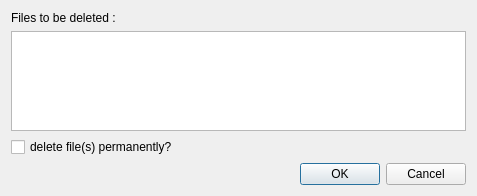
<?xml version="1.0" encoding="UTF-8"?>
<ui version="4.0">
 <class>DeleteFileDialog</class>
 <widget class="QDialog" name="DeleteFileDialog">
  <property name="geometry">
   <rect>
    <x>0</x>
    <y>0</y>
    <width>477</width>
    <height>196</height>
   </rect>
  </property>
  <property name="windowTitle">
   <string>Dialog</string>
  </property>
  <property name="windowIcon">
   <iconset resource="icones.qrc">
    <normaloff>:/icones/space_shuttle.ico</normaloff>:/icones/space_shuttle.ico</iconset>
  </property>
  <layout class="QVBoxLayout" name="verticalLayout_2">
   <item>
    <layout class="QVBoxLayout" name="verticalLayout">
     <item>
      <widget class="QLabel" name="label">
       <property name="text">
        <string>Files to be deleted :</string>
       </property>
      </widget>
     </item>
     <item>
      <widget class="QListWidget" name="listWidget"/>
     </item>
     <item>
      <widget class="QCheckBox" name="checkBox">
       <property name="text">
        <string>delete file(s) permanently?</string>
       </property>
      </widget>
     </item>
     <item>
      <widget class="QDialogButtonBox" name="buttonBox">
       <property name="orientation">
        <enum>Qt::Horizontal</enum>
       </property>
       <property name="standardButtons">
        <set>QDialogButtonBox::Cancel|QDialogButtonBox::Ok</set>
       </property>
      </widget>
     </item>
    </layout>
   </item>
  </layout>
 </widget>
 <resources>
  <include location="icones.qrc"/>
 </resources>
 <connections>
  <connection>
   <sender>buttonBox</sender>
   <signal>accepted()</signal>
   <receiver>DeleteFileDialog</receiver>
   <slot>accept()</slot>
   <hints>
    <hint type="sourcelabel">
     <x>248</x>
     <y>254</y>
    </hint>
    <hint type="destinationlabel">
     <x>157</x>
     <y>274</y>
    </hint>
   </hints>
  </connection>
  <connection>
   <sender>buttonBox</sender>
   <signal>rejected()</signal>
   <receiver>DeleteFileDialog</receiver>
   <slot>reject()</slot>
   <hints>
    <hint type="sourcelabel">
     <x>316</x>
     <y>260</y>
    </hint>
    <hint type="destinationlabel">
     <x>286</x>
     <y>274</y>
    </hint>
   </hints>
  </connection>
 </connections>
</ui>
